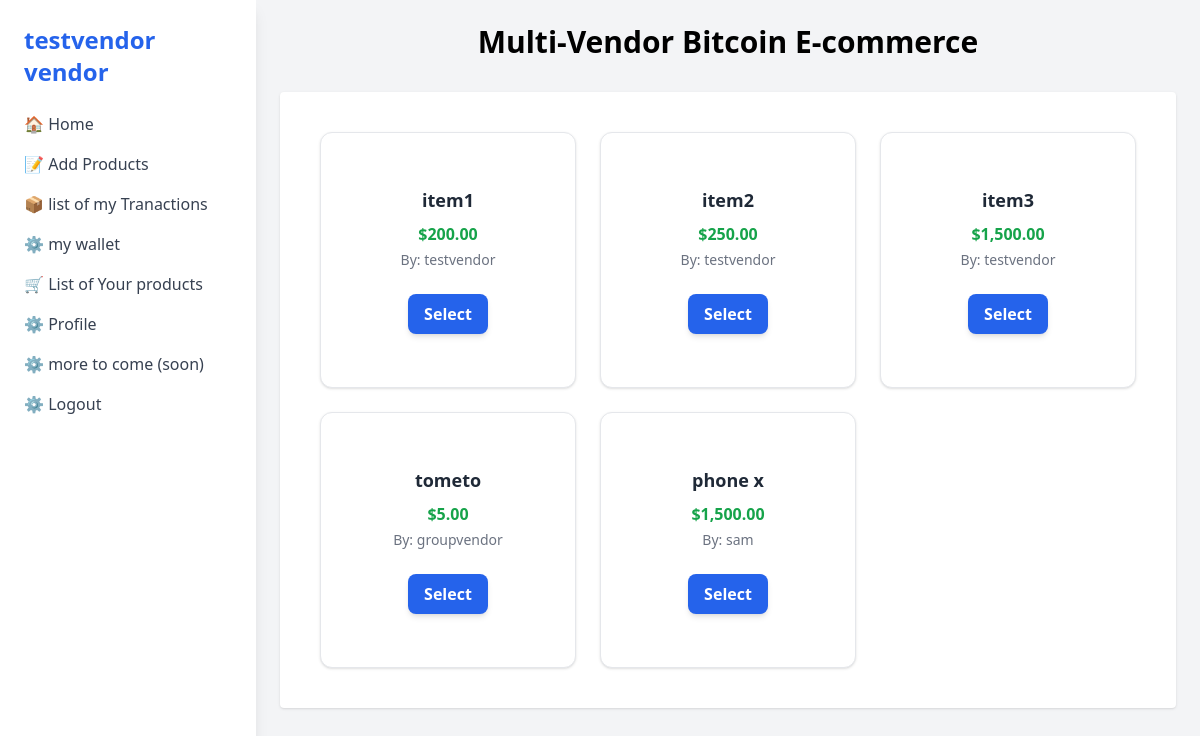
The app's page /shop.php (signed in) with its own data.
### tables this page shows
CREATE TABLE `products` (
  `id` bigint NOT NULL AUTO_INCREMENT,
  `pname` varchar(50) NOT NULL,
  `user_namel` varchar(50) NOT NULL,
  `timedofa` datetime NOT NULL DEFAULT CURRENT_TIMESTAMP ON UPDATE CURRENT_TIMESTAMP,
  `price` varchar(50) DEFAULT NULL,
  PRIMARY KEY (`id`)
);

### shop.php (the view, shortened to what this page needs)
<?php
include 'config.php';
?>
<!DOCTYPE html>
<html lang="en">
<head>
  <script src="https://cdn.tailwindcss.com"></script>
</head>
<body class="bg-gray-100 min-h-screen flex">
  <?php include 'sidebar.php'; ?>
  <main class="flex-1 p-6">
    <div class="max-w-4xl mx-auto">
      <h1 class="text-3xl font-bold text-center mb-8">Multi-Vendor Bitcoin E-commerce</h1>
      <div id="dashboard" class="bg-white p-6 rounded shadow">
        <div class="grid gap-6">
          <?php
          $query = "SELECT * FROM `Hackthon-bitnob`.`products` ";
          $result = mysqli_query($link, $query);
          ?>
          <div class="grid grid-cols-1 sm:grid-cols-2 md:grid-cols-3 gap-6 p-4">
            <?php while ($row = mysqli_fetch_assoc($result)) {
              $partsvender = explode('@', $row['user_namel']);
              $namevender = $partsvender[0];
              ?>
              <div class="bg-white border border-gray-200 rounded-xl shadow p-4 flex flex-col items-center justify-center text-center aspect-square">
                <form action = "itemtobesold.php" method = "POST">
                <h2 class="text-lg font-semibold text-gray-800 mb-2"><?= htmlspecialchars($row['pname']) ?></h2>
                <p class="text-green-600 font-bold mb-1">$<?= number_format($row['price'], 2) ?></p>
                <p class="text-sm text-gray-500">By: <?= htmlspecialchars($namevender) ?></p>
                <br>
            <button type="submit" class="bg-blue-600 hover:bg-blue-700 text-white font-semibold py-2 px-4 rounded-lg shadow-md">
  Select
</button>
                </form>
              </div>
            <?php } ?>
          </div>
        </div>
      </div>
    </div>
  </main>
</body>
</html>

### records on screen
products: pname "item1", price "200.00", user_namel "testvendor"
products: pname "item2", price "250.00", user_namel "testvendor"
products: pname "item3", price "1,500.00", user_namel "testvendor"
products: pname "tometo", price "5.00", user_namel "groupvendor"
products: pname "phone x", price "1,500.00", user_namel "sam"

### other values on screen
$displayedname "testvendor"
$stype "vendor"
